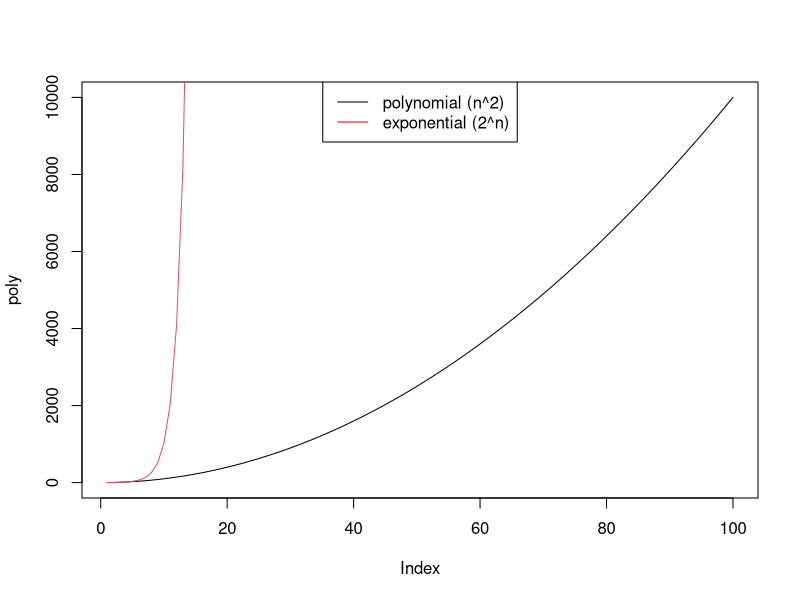

The R source for this figure:
n = 1:100

poly = n^2
expo = 2^n

plot(poly,t="l")
lines(expo, col=2)
legend(x = "top", legend=c("polynomial (n^2)","exponential (2^n)"), lty=1, col=c("black","red"))
